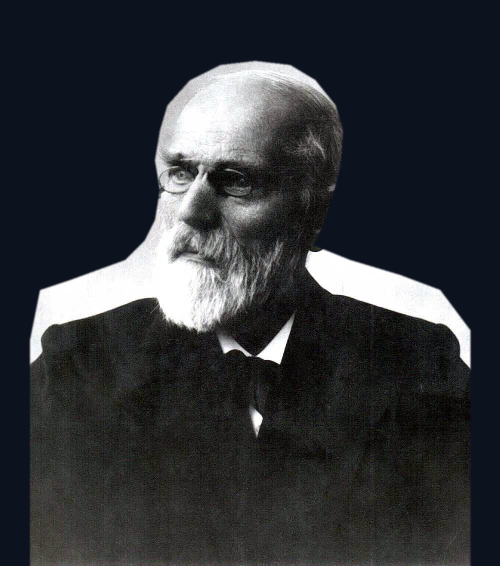
#> input picture 03_Tai_Nguyen_Goc/Hinh_Minh_Hoa_Vat_Ly/real_assets/test_composite_dark.jpg, 1000 x 1131 px (shown at 1/2 size)
$ python -i test_connected_stripes.py   (imports and definitions only)
#> lines starting #> are read from the running program, lines starting #| are printed output that depends on the picture; after the words box and inside, x2 and y2 are one past the last pixel; in counts of white or black regions, pixels touching at a corner belong together
#> further down, picture is the input picture: shape (1131, 1000, 3); mean B, G, R 55.5, 51.3, 48.9
import cv2
import numpy as np

def test_stripe_remover(img_path, out_name):
    img = cv2.imread(img_path)
    h, w, c = img.shape

    # 1. White levels mapping
    res = img.astype(np.float32)
    res[:,:,0] = np.clip((bgr[:,:,0].astype(float) - 10.2) / (181.05 - 10.2) * 255.0, 0, 255) if False else None

def clean_image(img):
    h, w, c = img.shape
#> h = 1131; w = 1000; c = 3
    # White balance
    res = img.astype(np.float32)
    res[:,:,0] = np.clip((img[:,:,0].astype(float) - 10.2) / (181.05 - 10.2) * 255.0, 0, 255)
    res[:,:,1] = np.clip((img[:,:,1].astype(float) - 10.2) / (191.25 - 10.2) * 255.0, 0, 255)
    res[:,:,2] = np.clip((img[:,:,2].astype(float) - 10.2) / (201.45 - 10.2) * 255.0, 0, 255)
    white = res.astype(np.uint8)

    gray = cv2.cvtColor(white, cv2.COLOR_BGR2GRAY)

    # Binary threshold of dark pixels (stripes, text, borders)
    # Background paper is 255 (pure white). Stripes are < 210.
    dark_mask = (gray < 215).astype(np.uint8)
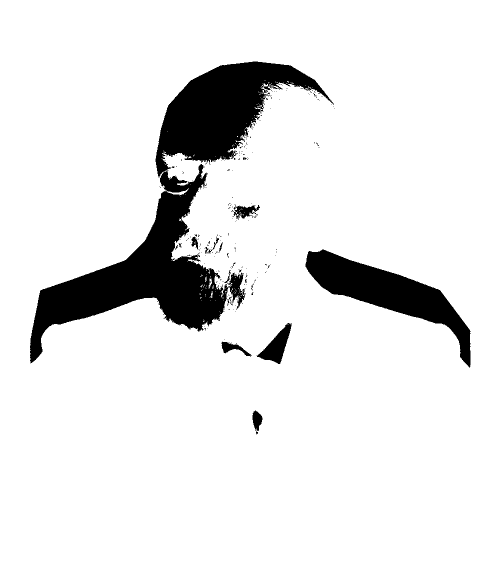
#> dark_mask: shape (1131, 1000) (shown at 1/2 size); values 0 (black) and 1 (white), 90% white; 269 black regions (252 under 20 px), largest, box (x1, y1, x2, y2) and area: (60, 123, 668, 727) 84457, (610, 499, 941, 735) 23034, (513, 646, 584, 728) 2355

    # Outer frame margin: double border at [20..38, 1882..1900, 20..38, 1042..1060]
    # We clear outer margins to pure white
    dark_mask[:20, :] = 0
    dark_mask[1060:, :] = 0
    dark_mask[:, :20] = 0
#> dark_mask: shape (1131, 1000); values 0 (black) and 1 (white), 80.1% white; 270 black regions (252 under 20 px), largest, box (x1, y1, x2, y2) and area: (0, 0, 1000, 1131) 111800, (60, 123, 668, 727) 84457, (610, 499, 941, 735) 23034
    dark_mask[:, 1900:] = 0

    # Let's find connected components of dark pixels
    num_labels, labels, stats, centroids = cv2.connectedComponentsWithStats(dark_mask, connectivity=8)
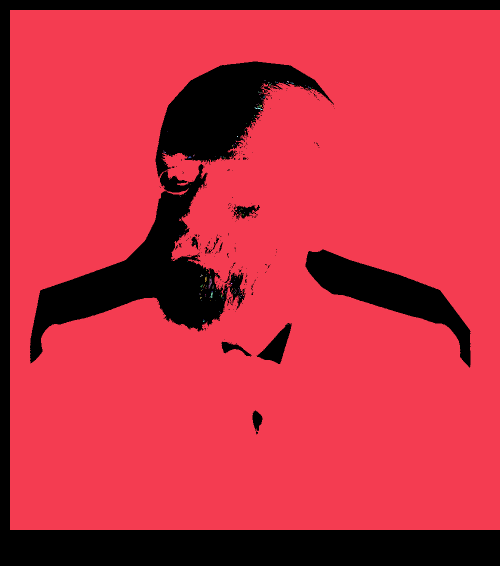
#> labels: shape (1131, 1000) int32 (shown at 1/2 size); 156 distinct labels, from 0 to 155; one colour per label, 0 black
#> num_labels = 156; stats = 156 rows, first 6: [0, 0, 1000, 1131, 224812], [20, 20, 980, 1040, 905660], [529, 160, 2, 1, 2], [551, 163, 1, 2, 2], [574, 162, 4, 3, 7], [536, 164, 3, 1, 3]; centroids = 156 pairs, first value 328.7 to 624, second value 160 to 655

    stripe_mask = np.zeros((h, w), dtype=bool)

    for i in range(1, num_labels):
        comp_x, comp_y, comp_w, comp_h, comp_area = stats[i]

        # Characteristic of a horizontal stripe:
        # Height is small (<= 4 pixels)
        # Width is substantial (>= 15 pixels)
        # Aspect ratio comp_w / comp_h >= 4
        # OR height <= 3 and area < 4000
        if comp_h <= 4 and comp_w >= 12 and (comp_w / max(1, comp_h)) >= 3.0:
            stripe_mask[labels == i] = True
        elif comp_h <= 3:
            # Any tiny horizontal specks/dips of height <= 3
            stripe_mask[labels == i] = True
#> this loop made 155 passes
#> (comp_x, comp_y, comp_w, comp_h, comp_area) on passes 1, 29: (20, 20, 980, 1040, 905660), (509, 215, 16, 5, 32)
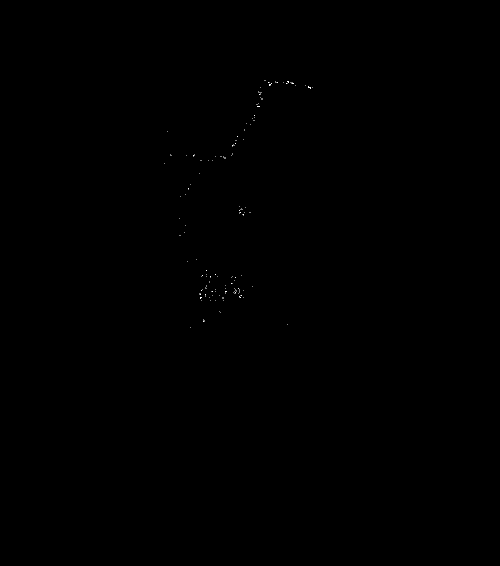
#> stripe_mask: shape (1131, 1000) bool (shown at 1/2 size); 0.02% white in thin lines or dots, all inside (x1, y1, x2, y2) = (329, 160, 625, 656)

    # Also, dilate stripe_mask vertically by 1px to catch anti-aliased soft edges of the stripes
    k_v3 = cv2.getStructuringElement(cv2.MORPH_RECT, (1, 3))
    stripe_mask_dilated = cv2.dilate(stripe_mask.astype(np.uint8), k_v3).astype(bool)
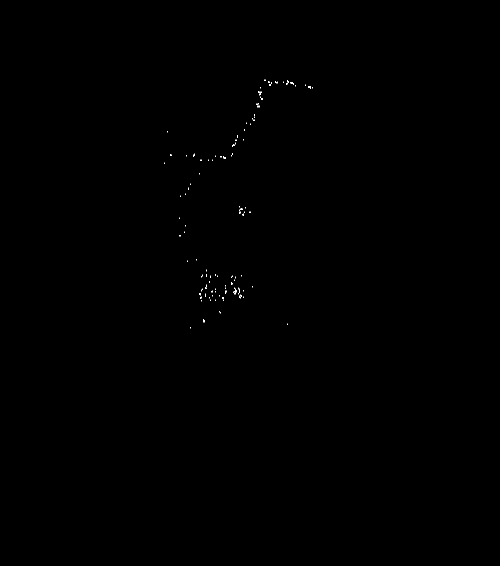
#> stripe_mask_dilated: shape (1131, 1000) bool (shown at 1/2 size); 0.06% white in thin lines or dots, all inside (x1, y1, x2, y2) = (329, 159, 625, 657)

    # But do NOT touch pixels that are part of thick foreground (height > 5)
    # Thick foreground mask:
    fg_thick = np.zeros((h, w), dtype=bool)
    for i in range(1, num_labels):
        comp_x, comp_y, comp_w, comp_h, comp_area = stats[i]
        if comp_h > 4 and comp_area > 30:
            fg_thick[labels == i] = True
#> fg_thick: shape (1131, 1000) bool; 80.1% white; 269 black regions (251 under 20 px), largest, box (x1, y1, x2, y2) and area: (0, 0, 1000, 1131) 111800, (60, 123, 668, 727) 84863, (610, 499, 941, 735) 23034

    k_circle = cv2.getStructuringElement(cv2.MORPH_ELLIPSE, (3, 3))
    fg_thick_protected = cv2.dilate(fg_thick.astype(np.uint8), k_circle).astype(bool)
#> fg_thick_protected: shape (1131, 1000) bool; 80.9% white; 66 black regions (55 under 20 px), largest, box (x1, y1, x2, y2) and area: (0, 0, 1000, 1131) 108800, (61, 329, 455, 725) 46129, (312, 124, 665, 352) 33526

    # Also protect colored pixels (high red or blue)
    is_colored = (np.abs(white[:,:,2].astype(int) - white[:,:,0].astype(int)) > 20) | \
                 (np.abs(white[:,:,1].astype(int) - white[:,:,0].astype(int)) > 20)
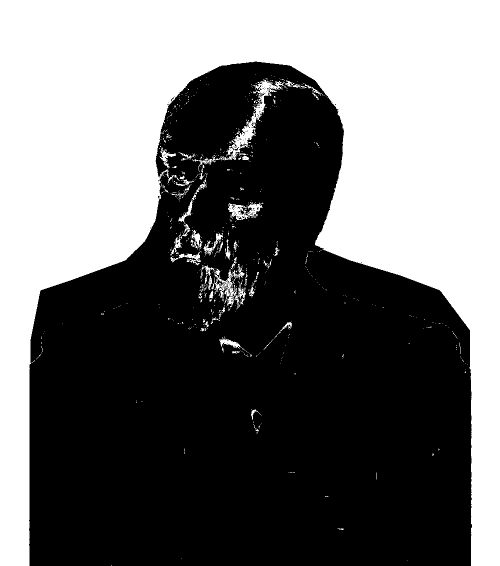
#> is_colored: shape (1131, 1000) bool (shown at 1/2 size); 43.7% white; 729 white regions (672 under 20 px), largest, box (x1, y1, x2, y2) and area: (0, 0, 1000, 1131) 479959, (432, 159, 568, 320) 3122, (428, 537, 474, 615) 1173
    fg_thick_protected[is_colored] = True
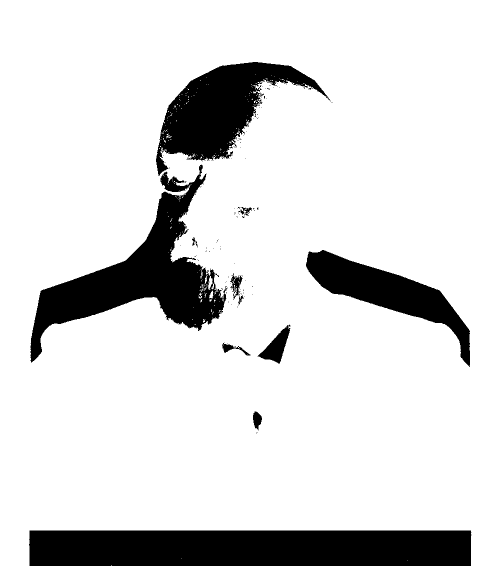
#> fg_thick_protected: shape (1131, 1000) bool (shown at 1/2 size); 85.4% white; 126 black regions (116 under 20 px), largest, box (x1, y1, x2, y2) and area: (58, 1061, 943, 1131) 61814, (61, 329, 455, 725) 44987, (312, 124, 662, 352) 31558

    final_stripe_mask = stripe_mask_dilated & (~fg_thick_protected)
#> final_stripe_mask: shape (1131, 1000) bool; 0.01% white in thin lines or dots, all inside (x1, y1, x2, y2) = (335, 159, 625, 656)

    # Replace detected stripes with pure white 255
    result = white.copy()
    result[final_stripe_mask] = [255, 255, 255]
#> result: shape (1131, 1000, 3); mean B, G, R 59.2, 51.1, 46.6

    # Outer margins pure white
    result[:20, :] = [255, 255, 255]
    result[1060:, :] = [255, 255, 255]
    result[:, :20] = [255, 255, 255]
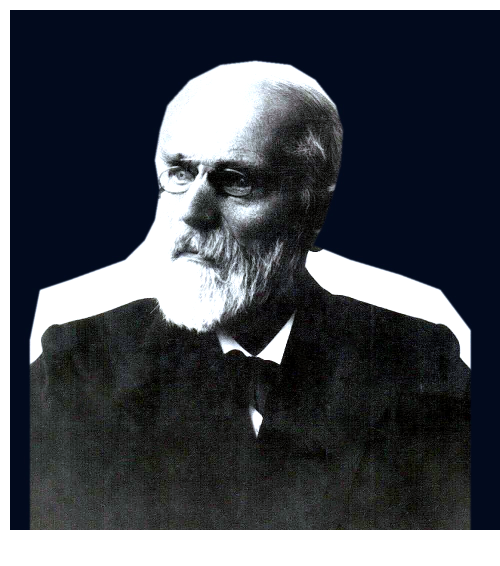
#> result: shape (1131, 1000, 3) (shown at 1/2 size); mean B, G, R 79.5, 72.2, 68.2
    result[:, 1900:] = [255, 255, 255]

    return result

# [6 lines not run here, left out]

>>> import cv2
>>> picture = cv2.imread('../../03_Tai_Nguyen_Goc/Hinh_Minh_Hoa_Vat_Ly/real_assets/test_composite_dark.jpg')
>>> result = clean_image(picture)
